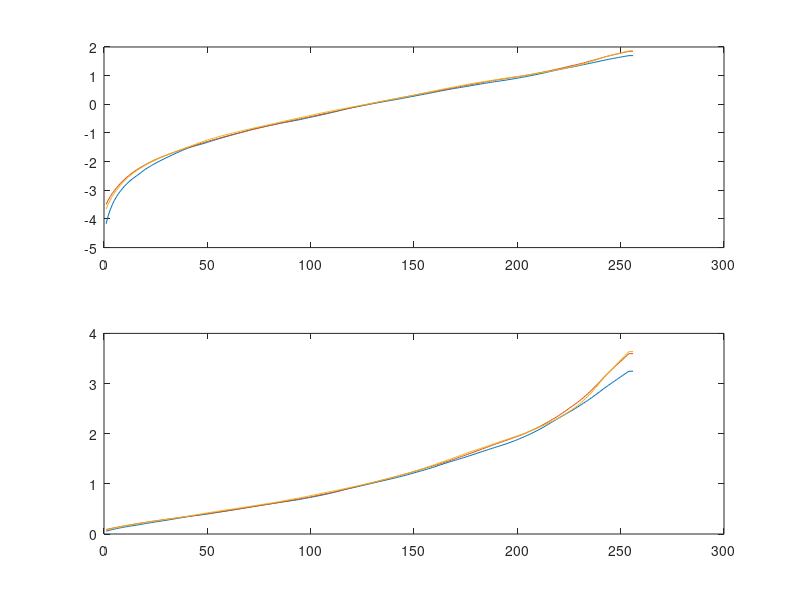

This chart was generated by the following MATLAB code: (Note: this script raises an error after producing the figure.)
%%
% Lab 1 - HDR
%%

% Clear any saved data
clear

% exposure ratio between images
exposureRatio = 2;
% load g function = log2(f^-1(z_ij))
load('gfun.mat');

% plot g function
subplot(2,1,1);
plot(gfun);
subplot(2,1,2);
plot(2.^gfun);


% read picture into an array
for i=1:14
    pictures(:,:,:,i) = imread(strcat('Img',num2str(i),'.tiff'));
    gPictures(:,:,i) = rgb2gray(pictures(:,:,:,i));
end

% get max/median/min values
hiIntVal = max(max(gPictures(:,:,1)));
[hiIntY, hiIntX] = find (gPictures(:,:,1) == hiIntVal);

loIntVal = min(min(gPictures(:,:,14)));
[loIntY, loIntX] = find (gPictures(:,:,14) == loIntVal);

medianGray = median(median(gPictures(:,:,9)));
[medianGrayY, medianGrayX] = find(gPictures(:,:,9) == medianGray);

% get ALL the values!
for i=1:14
    hiIntValues(i) = gPictures(hiIntY, hiIntX, i);
    loIntValues(i) = gPictures(loIntY(1,1), loIntX(1,1), i);
    medianValues(i) = gPictures(medianGrayY(1,1), medianGrayX(1,1), i);
end

% Plot hi,low and median
figure
plot(hiIntValues, 'r')
hold on
plot(medianValues, 'g')
plot(loIntValues, 'b')
%%
figure
tic

%calculate weight image (could be done with one pic-loop but it doesnt seem to work)
weight = pictures;
for pic=1:14
    value = pictures(:,:,:,pic);
    %weight if value is greater than 128
    if(value > 128)
        value = 255-value;
    end
    weight(:,:,:,pic) = value;
end

%summarize all pictures in to one weight picture
weightPic = weight(:,:,:,1);
for pic=2:14
   weightPic = weightPic + weight(:,:,:,pic);
end

%normalize weight values
weightPic= double(weightPic)/(255);

%Get irradiance values from gfun and weight it
irradiancePictures = double(pictures);
finv= (2.^gfun);
for pic=1:14
    value = pictures(:,:,:,pic);
    irValue = finv(value+1)/(exposureRatio*pic);
    irradiancePictures(:,:,:,pic) = irValue.*weightPic(:,:,:);
end

%Summarize to finaly picture
finalpic = irradiancePictures(:,:,:,1);
for pic=2:14
   finalpic = imadd(finalpic,irradiancePictures(:,:,:,pic));
end

%tonemap and show the result
imshow(tonemap(finalpic));
toc